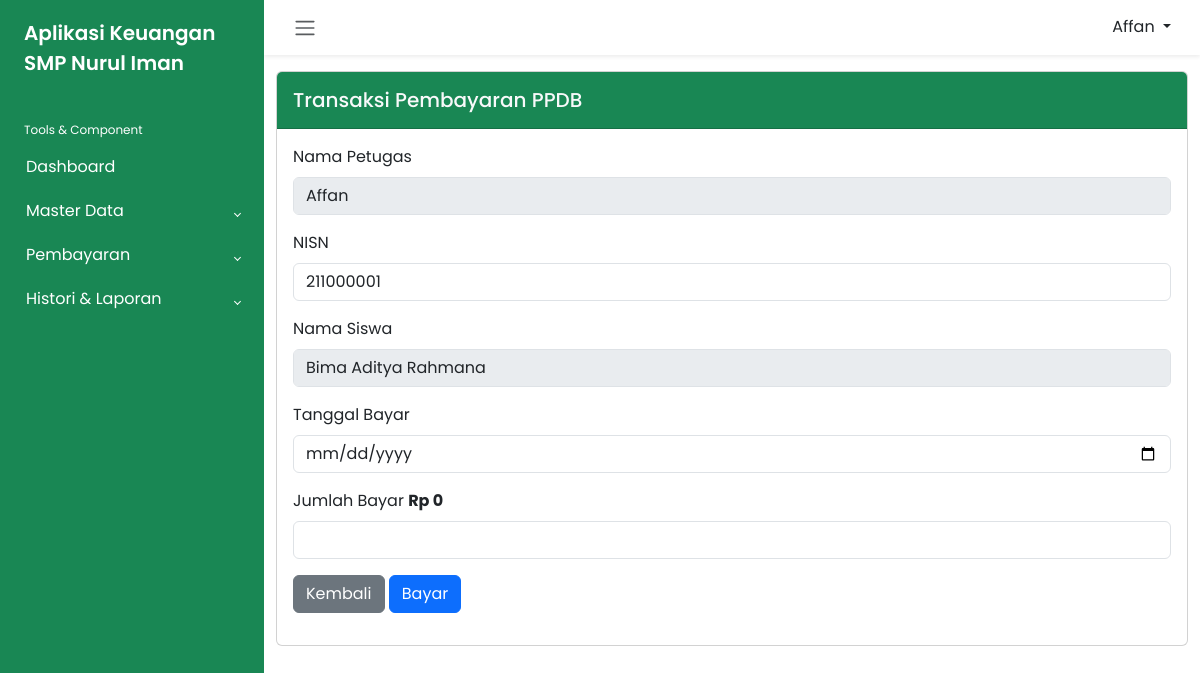
/admin/transaksi_pembayaran_ppdb.php?nisn=211000001 (signed in), run on the app's committed database.
### tables this page shows
CREATE TABLE `petugas` (
  `id_petugas` int(11) NOT NULL,
  `user_name` varchar(50) NOT NULL,
  `pass_word` varchar(64) NOT NULL,
  `nama_petugas` varchar(50) NOT NULL,
  `level` enum('admin','petugas') NOT NULL
);

CREATE TABLE `siswa` (
  `nisn` char(10) NOT NULL,
  `nis` char(8) NOT NULL,
  `nama_siswa` varchar(50) NOT NULL,
  `id_kelas` int(11) NOT NULL,
  `alamat` text NOT NULL,
  `no_telp` varchar(13) NOT NULL,
  `id_ppdb` int(11) NOT NULL,
  `id_spp` int(11) NOT NULL,
  `id_buku` int(11) NOT NULL,
  `id_kegiatan` int(11) NOT NULL
);

### function.php (called while the page is built, shortened)
<?php
    if (!function_exists('rupiah')) {
        function rupiah($rp){
            $jumlah = number_format($rp, 0,",",".");
            $rupiah = "Rp ".$jumlah;
            return $rupiah;
        }
    }
?>

### admin/transaksi_pembayaran_ppdb.php (the view, shortened to what this page needs)
<?php
include 'header.php';
include '../function.php';
?>
<div class="card mb-4">
    <div class="card-header bg-success py-3 d-flex justify-content-between">
        <h5 class="m-0 font-weight-bold text-light">Transaksi Pembayaran PPDB</h5>
    </div>
    <div class="card-body">
        <?php
        $nisn = $_GET['nisn'];
        $kekurangan = $_GET['kekurangan'];
        $query = "SELECT * FROM siswa, ppdb, kelas
                        WHERE siswa.id_kelas = kelas.id_kelas
                        AND siswa.id_ppdb = ppdb.id_ppdb
                        AND nisn = '$nisn'";
        $result = mysqli_query($conn, $query);
        $row = mysqli_fetch_assoc($result);
        ?>
        <form action="" method="POST" enctype="multipart/form-data">
            <div class="form-group mb-3">
                <label class="form-label" for="petugas">Nama Petugas</label>
                <input type="text" name="petugas" id="petugas" class="form-control" value="<?= $_SESSION['nama_petugas'] ?>" disabled />
            </div>
            <div class="form-group mb-3">
                <label class="form-label" for="nisn">NISN</label>
                <input type="text" name="nisn" id="nisn" class="form-control" value="<?= $row['nisn'] ?>" readonly />
            </div>
            <div class="form-group mb-3">
                <label class="form-label" for="nama_siswa">Nama Siswa</label>
                <input type="text" name="nama_siswa" id="nama_siswa" class="form-control" value="<?= $row['nama_siswa'] ?>" disabled />
            </div>
            <div class="form-group mb-3">
                <label class="form-label" for="tgl_bayar">Tanggal Bayar</label>
                <input type="date" name="tgl_bayar" id="tgl_bayar" class="form-control" required />
            </div>
            <div class="form-group mb-3">
                <label class="form-label" for="jumlah_bayar">Jumlah Bayar <b><?= rupiah($kekurangan) ?></b></label>
                <input type="text" name="jumlah_bayar" id="jumlah_bayar" class="form-control" max="<?= $kekurangan ?>" required />
            </div>
            <div class="form-group mb-3">
                <a href="pembayaran_ppdb.php?nisn=<?=$nisn?>&cari=" class="btn btn-secondary">Kembali</a>
                <button type="submit" name="bayar" class="btn btn-primary">Bayar</button>
        </form>
    </div>
    <?php
    include 'footer.php';
    ?>

### admin/header.php (shortened to what this page needs)
<?php
include '../function.php';
?>
<!DOCTYPE html>
<html lang="en">
<head>
    <link rel="stylesheet" href="../dist/css/bootstrap.min.css">
    <link rel="stylesheet" href="../dist/css/dataTables.bootstrap5.min.css">
    <link rel="stylesheet" href="../dist/css/all.css">
    <link rel="stylesheet" href="../dist/css/bootstrap-chosen.css">
    <link rel="stylesheet" href="../dist/css/style.css">
</head>
<body>
    <div class="wrapper">
        <aside id="sidebar" class="bg-success">
            <div class="h-100">
                <div class="sidebar-logo">
                    <a href="#">Aplikasi Keuangan SMP Nurul Iman</a>
                </div>
                <ul class="sidebar-nav">
                    <li class="sidebar-header">
                        Tools & Component
                    </li>
                    <li class="sidebar-item">
                        <a href="index.php" class="sidebar-link">
                            Dashboard
                        </a>
                    </li>
                    <li class="sidebar-item">
                        <a href="#" class="sidebar-link collapsed" data-bs-toggle="collapse" data-bs-target="#masterData" aria-expanded="false" aria-controls="masterData">
                            Master Data
                        </a>
                    </li>
                    <li class="sidebar-item">
                        <a href="#" class="sidebar-link collapsed" data-bs-toggle="collapse" data-bs-target="#pembayaran" aria-expanded="false" aria-controls="pembayaran">
                            Pembayaran
                        </a>
                    </li>
                    <li class="sidebar-item">
                        <a href="#" class="sidebar-link collapsed" data-bs-toggle="collapse" data-bs-target="#histori" aria-expanded="false" aria-controls="histori">
                            Histori & Laporan
                        </a>
                    </li>
                </ul>
            </div>
        </aside>
        <div class="main">
            <nav class="navbar navbar-expand px-3 shadow-sm d-flex justify-content-between">
                <button class="btn" type="button">
                    <span class="navbar-toggler-icon"></span>
                </button>
                <?php
                $id_petugas = $_SESSION['id_petugas'];
                $query = mysqli_query($conn, "SELECT * FROM petugas WHERE id_petugas = '$id_petugas'");
                $row = mysqli_fetch_assoc($query);
                ?>
                <div class="dropdown">
                    <button class="btn dropdown-toggle" type="button" id="dropdownMenuButton1" data-bs-toggle="dropdown" aria-expanded="false">
                        <span><?= $row['nama_petugas']; ?></span>
                    </button>
                </div>
            </nav>
            <div class="container pt-3">

### data on the page
petugas: nama_petugas "Affan"
siswa: nisn "211000001", nama_siswa "Bima Aditya Rahmana"

### other printed values
rupiah($kekurangan) "Rp 0"
